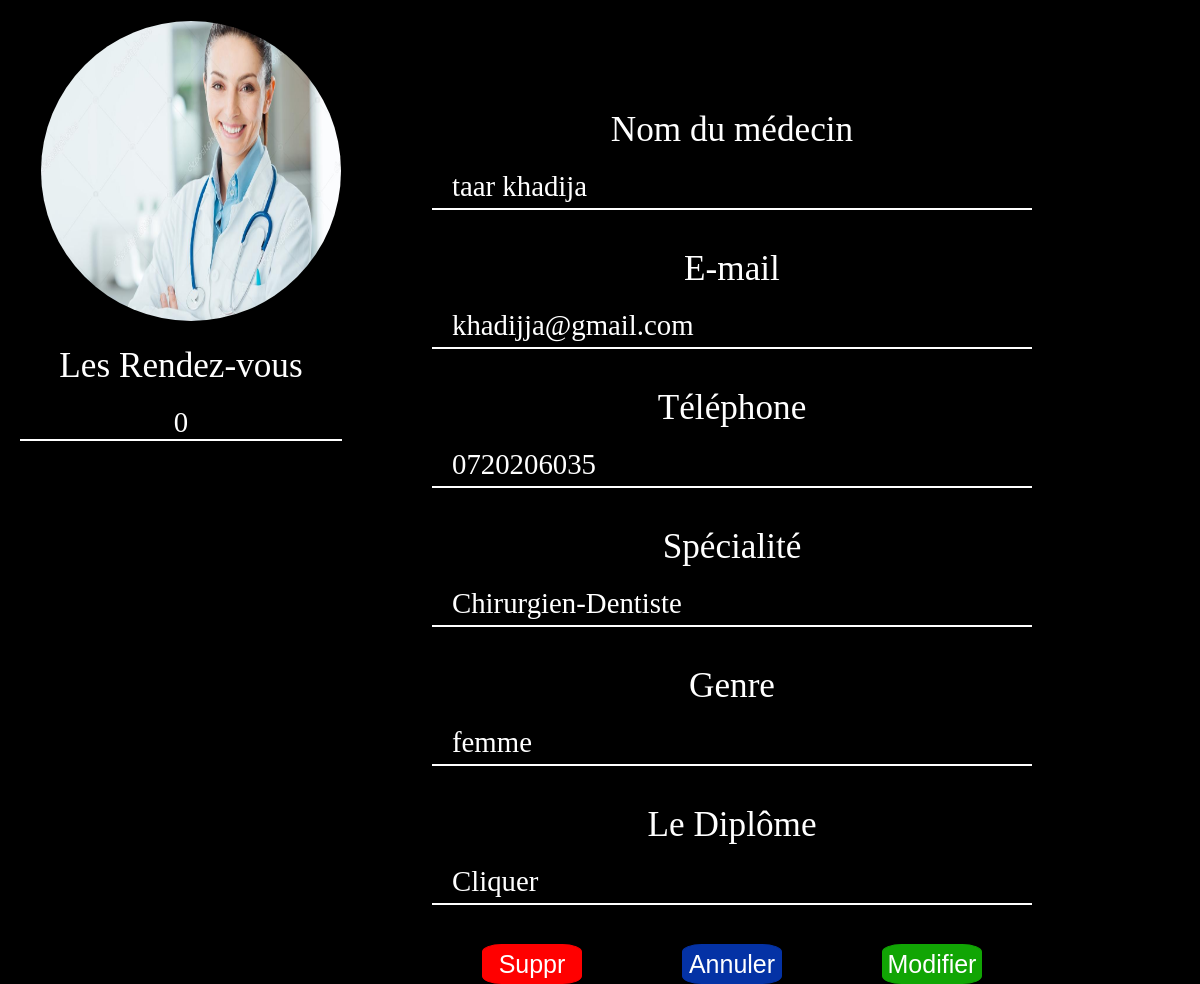
/ADMIN/information.php?cin=D321, run on the app's committed database.
### tables this page shows
CREATE TABLE IF NOT EXISTS `medcin` (
  `cinmed` varchar(10) NOT NULL,
  `nommed` varchar(45) NOT NULL,
  `prenommed` varchar(45) NOT NULL,
  `telemed` varchar(10) NOT NULL,
  `photomed` varchar(100) NOT NULL,
  `emailmed` varchar(50) NOT NULL,
  `codspecialiter` int(11) NOT NULL,
  `dplmmed` varchar(100) NOT NULL,
  `sexe` varchar(7) NOT NULL,
  PRIMARY KEY (`cinmed`),
  KEY `fk1` (`codspecialiter`)
);

CREATE TABLE IF NOT EXISTS `specialiter` (
  `codespecialiter` int(11) NOT NULL,
  `labelspecialiter` varchar(65) NOT NULL,
  `presentationspecialiter` varchar(600) NOT NULL,
  PRIMARY KEY (`codespecialiter`)
);

### ADMIN/information.php (the view, shortened to what this page needs)
<!DOCTYPE html>
<html lang="en">
<head>
    <link rel="stylesheet" href="css/info.css">
</head>
<body>
   <?php require "conexionadmin.php";
   $cin=$_GET["cin"];
   $req="SELECT `cinmed`, `nommed`, `prenommed`, `telemed`, `photomed`, `emailmed`,
   `codspecialiter`, `dplmmed`, `sexe` FROM `medcin` WHERE `cinmed`='$cin'";
   $rep=$con->query($req);
   $ligne=$rep->fetch();
   $cd=$ligne['codspecialiter'];
   $pht=$ligne['photomed'];
   $dpl=$ligne['dplmmed'];
   ?>
<div class='container'>
<div class="cv1">
    <?php echo"<img src='../Medcine/images/$pht' class='image'/>";?>
    <?php
        $rep1=$con->query("SELECT count(*) FROM `rendezvous` WHERE `cinmed`='$cin'");
        $ligne2=$rep1->fetch();
        echo"<dl>
                <dt style='margin-top:20px;'>
                <center> Les Rendez-vous </center>
                </dt>
                <center><dd style='padding:0px;'>$ligne2[0]</dd></center>
            </dl>";
    ?>
</div>
    <div class='detail'>
      <dl>
        <dt>
        <center>Nom du médecin </center>
        </dt>
            <?php echo"<dd >".$ligne['nommed']." ".$ligne['prenommed']."</dd>"; ?>
        <dt>
        <center>E-mail </center>
        </dt>
            <?php echo"<dd>".$ligne['emailmed']."</dd>"; ?>
        <dt>
        <center>Téléphone </center>
        </dt>
            <?php echo"<dd>".$ligne['telemed']."</dd>"; ?>
        <dt>
        <center>Spécialité </center>
        </dt>
            <dd>
            <?php $rep=$con->query("SELECT `codespecialiter`, `labelspecialiter`, `presentationspecialiter` FROM `specialiter`
            WHERE `codespecialiter`='$cd'");
            $lign=$rep->fetch();
            echo($lign['labelspecialiter']);?>
            </dd>
        <dt>
        <center>Genre </center>
        </dt>
            <?php echo"<dd>".$ligne['sexe']."</dd>"; ?>
        <dt><center>Le Diplôme </center>
        <?php echo"<dd><a href='../Medcine/deplomes/$dpl' target=_blank > Cliquer </a></dd>";?>
        </dt>
      </dl>
    <form method="post">
        <div class="button">
            <div>
            <button  type="submit" class='delete' name="delete" onclick="return confirm('Vous êtes sûre ?');">
                Suppr
            </button>
            </div>
            <div >
            <button  class='annuler'   name='annuler' >
                <a href="admin.php#Medcin">
               Annuler<a>
            </button>
            </div>
            <div >
            <button  class='update'  type="submit" name='update' >
               Modifier
            </button>
            </div>
        </div>
        </div>
  </div>
</body>
</html>

### ADMIN/css/info.css (style rules this page uses)
* { padding: 0px; margin: 0px; }
body { background-color: rgb(0, 0, 0); }
.cv1 { height: 100%; width: auto; display: inline-block; }
.detail { width: 600px; position: relative; left: 90px; top: 90px; }
.container { margin-left: 20px; margin-top: 20px; display: flex; }
dl { margin: 0; padding: 0; }
dt { font-size: 2.2rem; font-weight: 300; color: white; padding-bottom: 10px; }
dd { color: white; margin: 0 0 40px 0; font-size: 1.8rem; padding-bottom: 5px; border-bottom: 1px solid white; box-shadow: 0 1px 0 white; padding-left: 20px; margin-top: 10px; width: auto; }
.image { width: 300px; height: 300px; margin-left: 20px; border: 1px solid rgba(245, 245, 220, 0) ; border-radius: 50%; }
.delete { border: 1px solid red; border-radius: 20%; background-color: red; width: 100px; height: 40px; color: white; font-size: 25px; }
.update { border: 1px solid rgb(17, 165, 4); border-radius: 20%; background-color: rgb(17, 165, 4); width: 100px; height: 40px; color: white; font-size: 25px; }
.annuler { border: 1px solid rgb(4, 50, 165); border-radius: 20%; background-color: rgb(4, 50, 165); width: 100px; height: 40px; }
.annuler>a { color: white; font-size: 25px; text-decoration: none; }
dd>a { text-decoration: none; color: white; }
.button { display: flex; justify-content:space-around; }

### data on the page
medcin: photomed (picture), nommed "taar", prenommed "khadija", emailmed "khadijja@gmail.com", telemed "0720206035", sexe "femme"
specialiter: labelspecialiter "Chirurgien-Dentiste"

### other printed values
$ligne2[0] "0"
